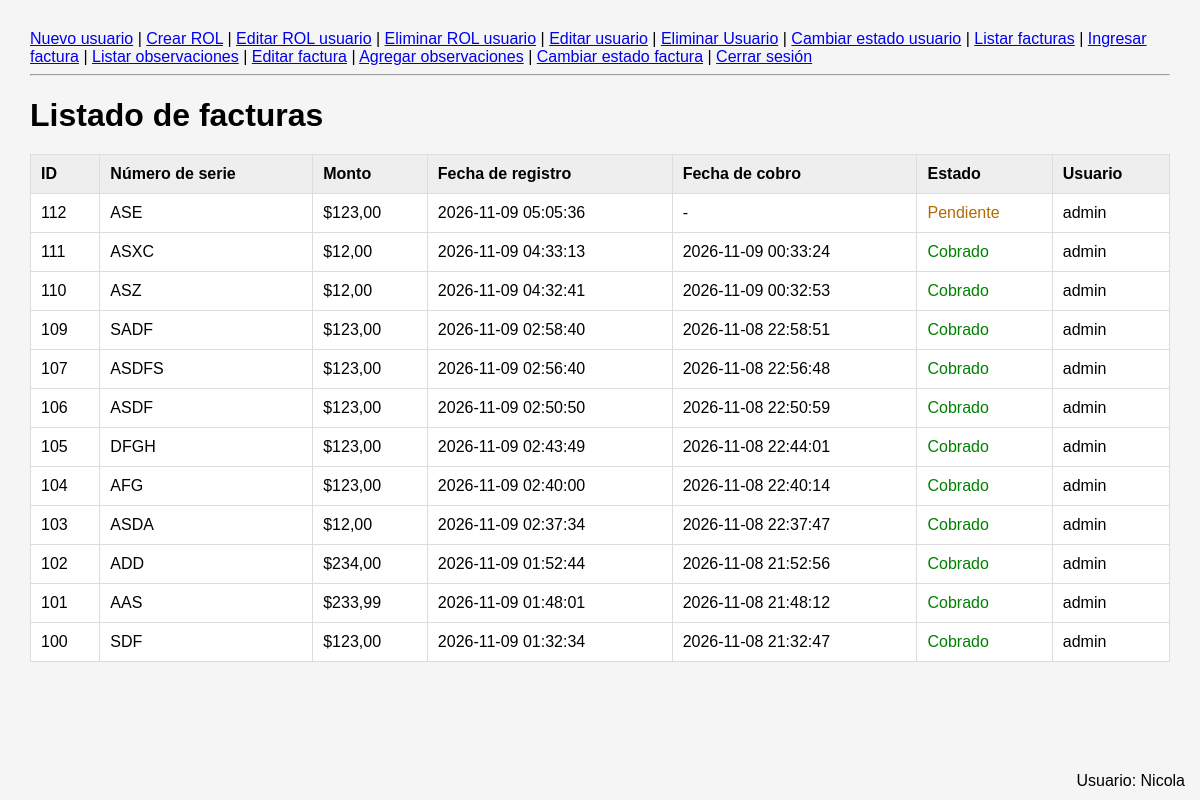
The page /Panaderia/facturas.php (signed in) on the database its author committed.
### tables this page shows
CREATE TABLE `usuario` (
  `id` smallint(5) UNSIGNED NOT NULL,
  `usuario` varchar(32) NOT NULL,
  `contrasenia` varchar(255) NOT NULL,
  `activo` tinyint(1) NOT NULL DEFAULT 1,
  `id_ROL` tinyint(3) UNSIGNED NOT NULL
);

CREATE TABLE `factura` (
  `id` int(10) UNSIGNED NOT NULL,
  `numero_serie` varchar(20) NOT NULL,
  `monto` decimal(8,2) NOT NULL,
  `fecha_registro` datetime NOT NULL,
  `fecha_cobro` datetime DEFAULT NULL,
  `estado` enum('Cobrado','Pendiente','Anulada') NOT NULL DEFAULT 'Pendiente',
  `id_usuario_registro` smallint(5) UNSIGNED NOT NULL,
  `id_usuario_asignado` smallint(5) DEFAULT NULL
);

### Panaderia/facturas.php (the view, shortened to what this page needs)
<?php
require_once "conexion.php";
$sql = "SELECT
            factura.id,
            factura.numero_serie,
            factura.monto,
            factura.fecha_registro,
            factura.fecha_cobro,
            factura.estado,
            usuario.usuario AS usuario
        FROM factura
        INNER JOIN usuario
            ON factura.id_USUARIO_registro = usuario.id
        ORDER BY factura.fecha_registro DESC";
$stmt = $conexion->prepare($sql);
$stmt->execute();
$facturas = $stmt->fetchAll(PDO::FETCH_ASSOC);
?>
<!DOCTYPE html>
<html lang="es">
<head>
    <link rel="stylesheet" href="estilo.css">
</head>
<body>
<?php require_once "menu.php"; ?>
<h1>Listado de facturas</h1>
<table>
    <thead>
        <tr>
            <th>ID</th>
            <th>Número de serie</th>
            <th>Monto</th>
            <th>Fecha de registro</th>
            <th>Fecha de cobro</th>
            <th>Estado</th>
            <th>Usuario</th>
        </tr>
    </thead>
    <tbody>
        <?php if (count($facturas) > 0): ?>
            <?php foreach ($facturas as $factura): ?>
                <tr>
                    <td>
                        <?= htmlspecialchars($factura["id"]) ?>
                    </td>
                    <td>
                        <?= htmlspecialchars($factura["numero_serie"]) ?>
                    </td>
                    <td>
                        $<?= number_format($factura["monto"], 2, ',', '.') ?>
                    </td>
                    <td>
                        <?= htmlspecialchars($factura["fecha_registro"]) ?>
                    </td>
                    <td>
                        <?= $factura["fecha_cobro"]
                            ? htmlspecialchars($factura["fecha_cobro"])
                            : "-" ?>
                    </td>
                    <td class="<?= htmlspecialchars($factura["estado"]) ?>">
                        <?= htmlspecialchars($factura["estado"]) ?>
                    </td>
                    <td>
                        <?= htmlspecialchars($factura["usuario"]) ?>
                    </td>
                </tr>
            <?php endforeach; ?>
        <?php endif; ?>
    </tbody>
</table>
</body>
</html>

### Panaderia/usuario_logueado.php
<?php
if (isset($_SESSION["id_usuario"])) {
    $sqlUsuario = "SELECT usuario
                   FROM usuario
                   WHERE id = ?";
    $stmtUsuario = $conexion->prepare($sqlUsuario);
    $stmtUsuario->execute([$_SESSION["id_usuario"]]);
    $usuarioLogueado = $stmtUsuario->fetch(PDO::FETCH_ASSOC);
    if ($usuarioLogueado) {
        ?>
        <div style="
            position: fixed;
            bottom: 10px;
            right: 15px;
        ">
            Usuario:
            <?= htmlspecialchars($usuarioLogueado["usuario"]) ?>
        </div>
        <?php
    }
}
?>

### Panaderia/estilo.css (style rules this page uses)
body { font-family: Arial, sans-serif; margin: 30px; background: #f5f5f5; }
h1 { margin-bottom: 20px; }
table { width: 100%; border-collapse: collapse; background: white; }
th, td { padding: 10px; border: 1px solid #ddd; text-align: left; }
th { background: #eee; }
.Pendiente { color: #b36b00; }
.Cobrado { color: green; }

### rows shown on the page
usuario: usuario "Nicola"
factura: id "112", numero_serie "ASE", monto "123,00", fecha_registro "2026-11-09 05:05:36", estado "Pendiente", id_usuario_registro.usuario "admin"
factura: id "111", numero_serie "ASXC", monto "12,00", fecha_registro "2026-11-09 04:33:13", fecha_cobro "2026-11-09 00:33:24", estado "Cobrado", id_usuario_registro.usuario "admin"
factura: id "110", numero_serie "ASZ", monto "12,00", fecha_registro "2026-11-09 04:32:41", fecha_cobro "2026-11-09 00:32:53", estado "Cobrado", id_usuario_registro.usuario "admin"
factura: id "109", numero_serie "SADF", monto "123,00", fecha_registro "2026-11-09 02:58:40", fecha_cobro "2026-11-08 22:58:51", estado "Cobrado", id_usuario_registro.usuario "admin"
factura: id "107", numero_serie "ASDFS", monto "123,00", fecha_registro "2026-11-09 02:56:40", fecha_cobro "2026-11-08 22:56:48", estado "Cobrado", id_usuario_registro.usuario "admin"
factura: id "106", numero_serie "ASDF", monto "123,00", fecha_registro "2026-11-09 02:50:50", fecha_cobro "2026-11-08 22:50:59", estado "Cobrado", id_usuario_registro.usuario "admin"
factura: id "105", numero_serie "DFGH", monto "123,00", fecha_registro "2026-11-09 02:43:49", fecha_cobro "2026-11-08 22:44:01", estado "Cobrado", id_usuario_registro.usuario "admin"
factura: id "104", numero_serie "AFG", monto "123,00", fecha_registro "2026-11-09 02:40:00", fecha_cobro "2026-11-08 22:40:14", estado "Cobrado", id_usuario_registro.usuario "admin"
factura: id "103", numero_serie "ASDA", monto "12,00", fecha_registro "2026-11-09 02:37:34", fecha_cobro "2026-11-08 22:37:47", estado "Cobrado", id_usuario_registro.usuario "admin"
factura: id "102", numero_serie "ADD", monto "234,00", fecha_registro "2026-11-09 01:52:44", fecha_cobro "2026-11-08 21:52:56", estado "Cobrado", id_usuario_registro.usuario "admin"
factura: id "101", numero_serie "AAS", monto "233,99", fecha_registro "2026-11-09 01:48:01", fecha_cobro "2026-11-08 21:48:12", estado "Cobrado", id_usuario_registro.usuario "admin"
factura: id "100", numero_serie "SDF", monto "123,00", fecha_registro "2026-11-09 01:32:34", fecha_cobro "2026-11-08 21:32:47", estado "Cobrado", id_usuario_registro.usuario "admin"
